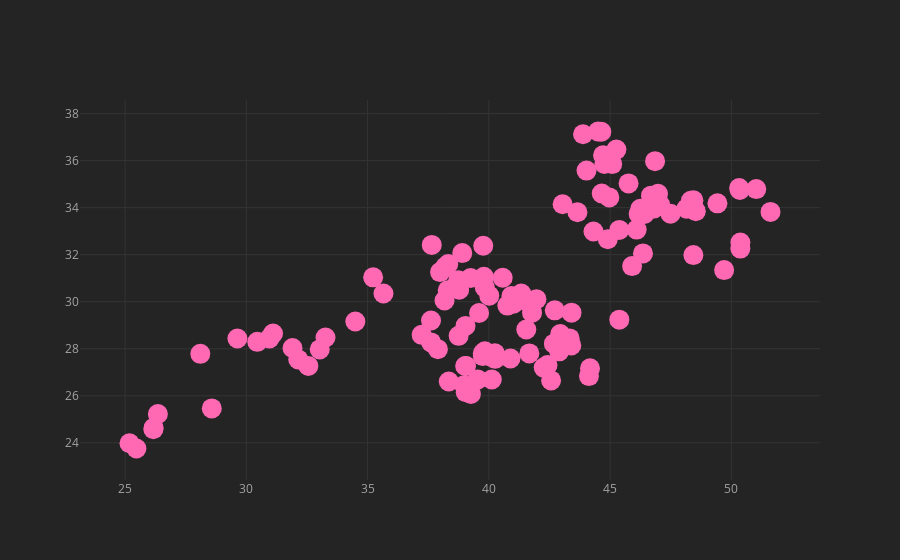

Notebook cell for this chart:
### Code cell
df.iplot(x = 'A', y = 'B', mode = 'markers', size = 20,colors='hotpink',theme='henanigans')
